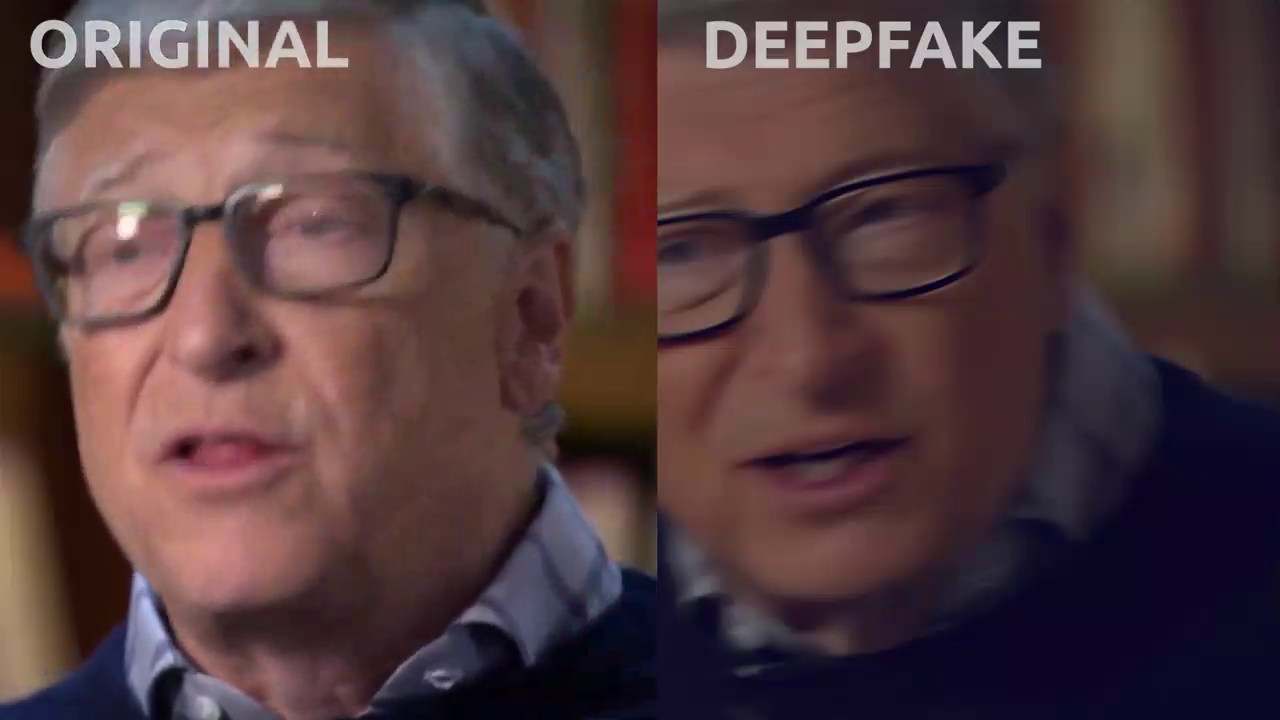
#> input picture frame 50 of data/orginal_billgates.mp4, 1280 x 720 px
$ python edit_vidio.py
#> lines starting #> are read from the running program, lines starting #| are printed output that depends on the picture
import cv2

# Open a video file or capture device (e.g., webcam)
cap = cv2.VideoCapture('.\data\orginal_billgates.mp4')

# Get the video's width, height, and frames per second (fps)
width = int(cap.get(cv2.CAP_PROP_FRAME_WIDTH))
height = int(cap.get(cv2.CAP_PROP_FRAME_HEIGHT))
fps = cap.get(cv2.CAP_PROP_FPS)

# Define the codec and create a VideoWriter object
fourcc = cv2.VideoWriter_fourcc(*'MP42')  # You can change the codec based on your needs
out = cv2.VideoWriter('output_video.avi', fourcc, fps, (width, height))

# Loop through the frames and save the video
while cap.isOpened():
    ret, frame = cap.read()
#> frame is the input picture: shape (720, 1280, 3); mean B, G, R 61.6, 58.4, 82

    if not ret:
        break

    # Perform any processing on the frame if needed
    # For example, you can convert the frame to grayscale:
    # gray_frame = cv2.cvtColor(frame, cv2.COLOR_BGR2GRAY)
    _, column, _ = frame.shape
#> column = 1280
    column = int(column/2)
#> column = 640
    frame = frame[:, :column, :]
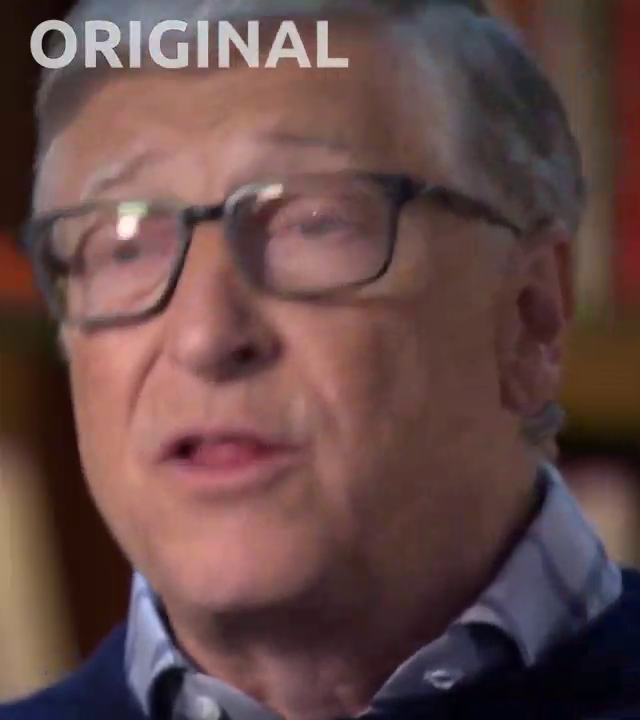
#> frame: shape (720, 640, 3); mean B, G, R 72, 73.6, 101.4
    # Write the frame to the output video file
    out.write(frame)

    # Display the frame if you want to show the video while saving
    cv2.imshow('Video', frame)

    # Break the loop if 'q' key is pressed
    if cv2.waitKey(1) & 0xFF == ord('q'):
#> (key q is pressed here)
        break

# Release the video capture and writer objects
cap.release()
out.release()

# Close any open windows
cv2.destroyAllWindows()

$ run again, starting later in the video
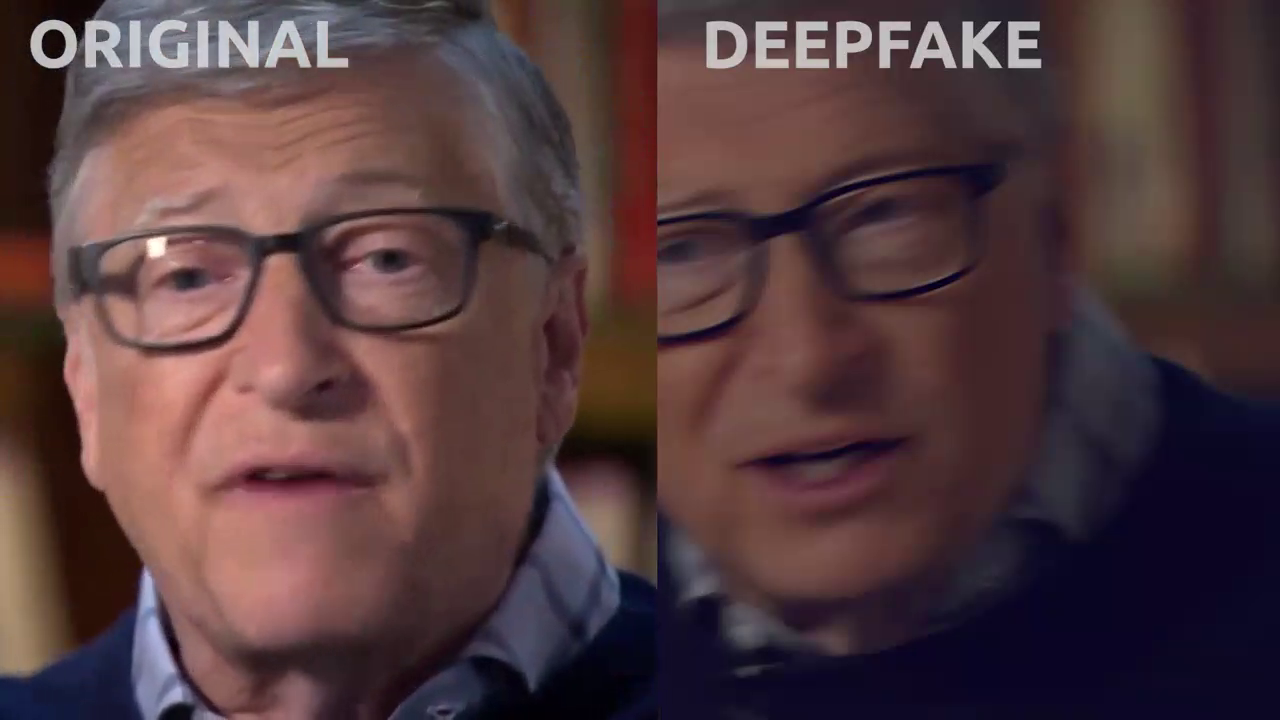
#> input picture frame 225 of data/orginal_billgates.mp4, 1280 x 720 px
#> frame is the input picture: shape (720, 1280, 3); mean B, G, R 62.3, 58.9, 82.9
#> `frame = frame[:, :column, :]`:
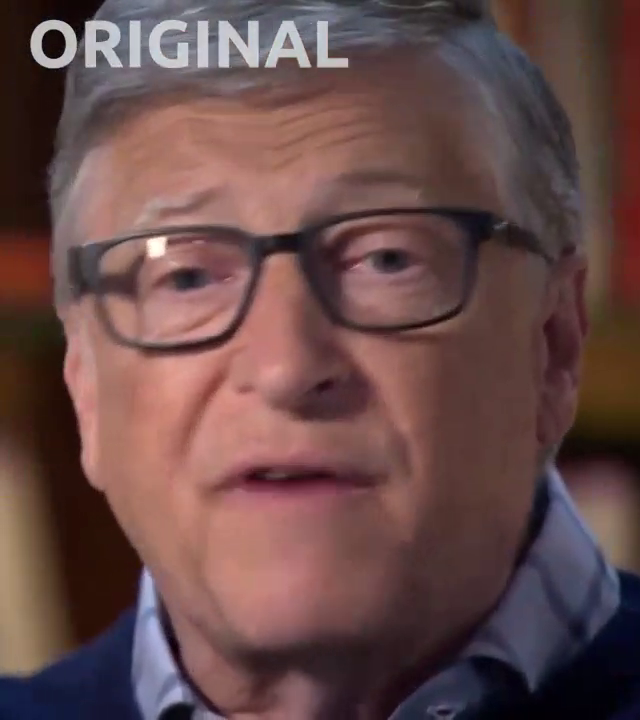
#> frame: shape (720, 640, 3); mean B, G, R 73.4, 74.4, 103.2

$ run again, starting later in the video
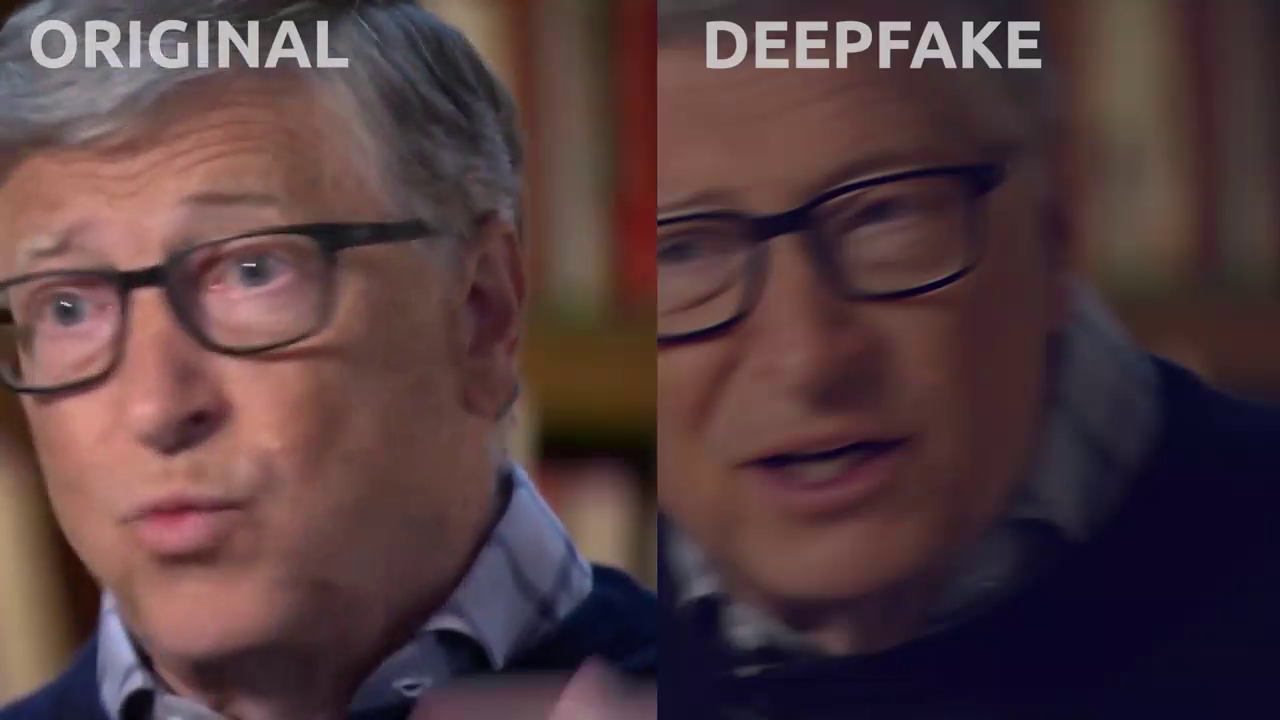
#> input picture frame 400 of data/orginal_billgates.mp4, 1280 x 720 px
#> frame is the input picture: shape (720, 1280, 3); mean B, G, R 63.4, 60.2, 83.5
#> `frame = frame[:, :column, :]`:
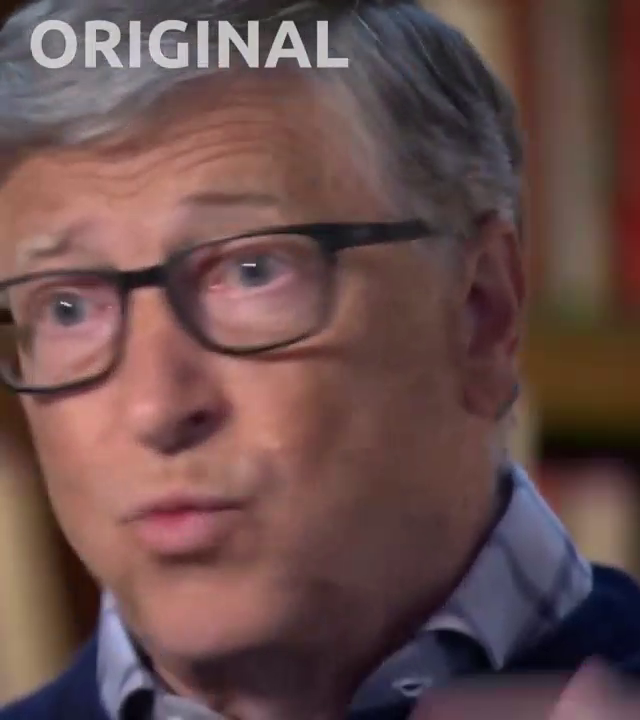
#> frame: shape (720, 640, 3); mean B, G, R 75.7, 77, 104.4
